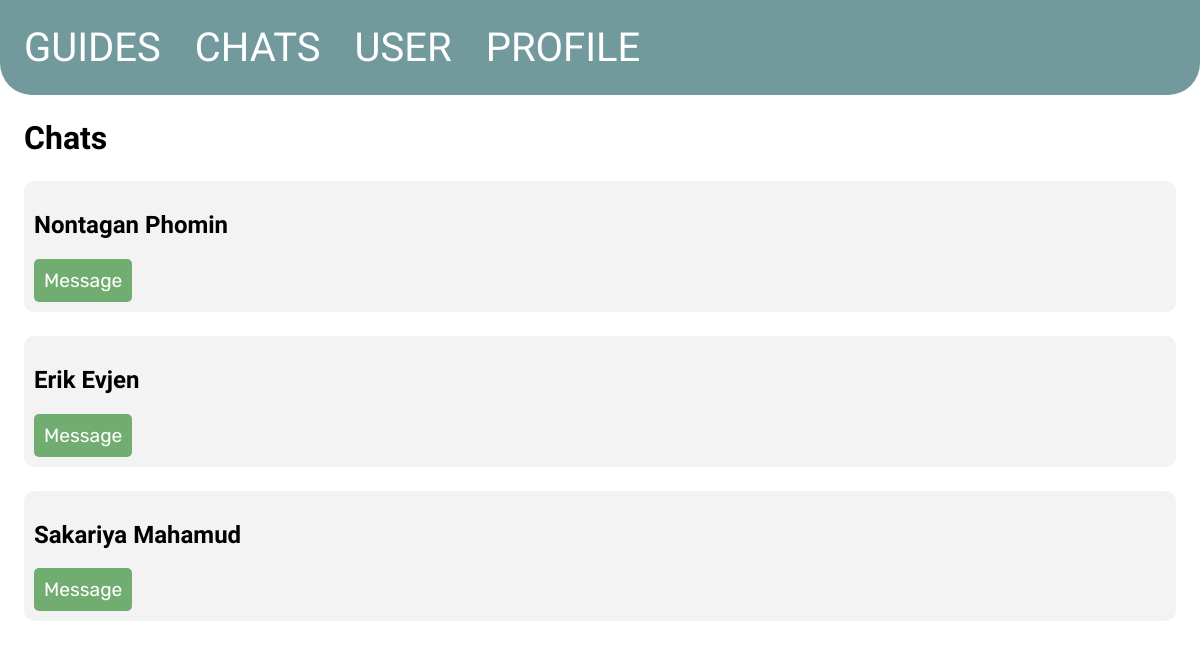
Page /chat/ on the committed database.
### tables this page shows
CREATE TABLE chat
(
    id    INTEGER PRIMARY KEY AUTOINCREMENT,
    user1 INTEGER NOT NULL,
    user2 INTEGER NOT NULL,
    FOREIGN KEY (user1) REFERENCES user (id),
    FOREIGN KEY (user2) REFERENCES user (id)
);

CREATE TABLE user
(
    id        INTEGER PRIMARY KEY AUTOINCREMENT,
    firstname TEXT NOT NULL,
    lastname  TEXT NOT NULL,
    age       INTEGER,
    country   TEXT
);

### app.py (the view)
@app.route('/chat/')
def chat():
    global user_id
    conn = get_db_connection()
    chat = conn.execute(
        'SELECT * FROM chat, user WHERE CASE WHEN ? = user1 THEN user.id = user2 WHEN ? = user2 THEN user.id = user1 END',
        (user_id, user_id,)).fetchall()
    conn.close()
    return render_template('chat.html', chat=chat)

### app.py (called while the page is built)
def get_db_connection():
    conn = sqlite3.connect('database.db')
    conn.row_factory = sqlite3.Row
    return conn

### templates/chat.html
{% extends 'base.html' %}
{% block content %}
    <h1 id="title">{% block title %} Chats {% endblock %}</h1>
    {% for chat in chat %}
        <div class='post'>
            <h2>{{ chat['firstname'] }} {{ chat['lastname'] }}</h2>
            <a href="{{ url_for('message', id=chat['id']) }}">Message</a>
        </div>
    {% endfor %}
{% endblock %}

### templates/base.html (style rules this page uses)
.post { padding: 10px; margin: 2vw; background-color: #f3f3f3; border-radius: 10px; }
body { margin: 0; padding-bottom: 7rem; }
h1, h2, h3 { font-family: 'Lexend', sans-serif; }
#title { margin: 2vw; }
a { font-family: 'Rubik', sans-serif; text-decoration: none; }
body .post a { font-family: 'Rubik', sans-serif; font-size: 1.2em; display: inline-block; border-radius: 5px; padding: 10px; color: #ffffff; background-color: #71ad71; outline: none; border: none; transition: 300ms; }

### rows in the picture
chat: firstname "Nontagan", lastname "Phomin"
chat: firstname "Erik", lastname "Evjen"
chat: firstname "Sakariya", lastname "Mahamud"
